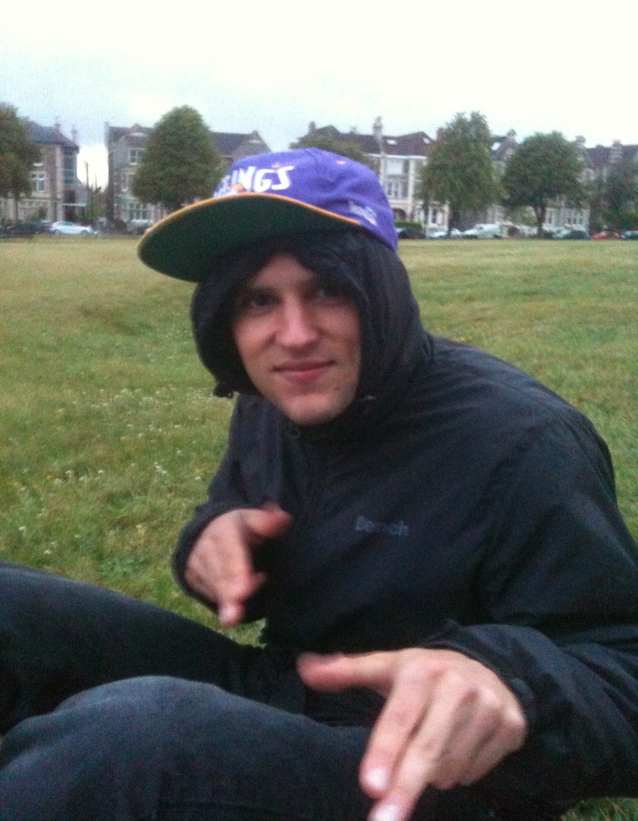
#> input picture image_upload/media/images/IMG_1168_copy.jpg, 1276 x 1642 px (shown at 1/2 size)
$ python -i painting_processor.py   (imports and definitions only)   (older library calls are emulated)
#> lines starting #> are read from the running program, lines starting #| are printed output that depends on the picture
import numpy as np
from skimage import io
from skimage import img_as_float
from skimage import feature
from skimage.exposure import histogram
from skimage.transform import resize
from itertools import chain
from skimage.color import rgb2gray
from skimage.feature import local_binary_pattern

class PaintingProcessor:
    def __init__(self, image_filename):
        self.image = io.imread(image_filename)
#> self.image is the input picture: shape (1642, 1276, 3); mean R, G, B 106, 108.1, 101.5

    def resize_painting(self):
        return resize(self.image, (200, 200))
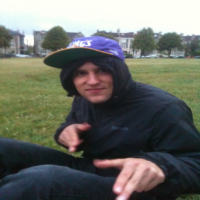
#> returned value: shape (200, 200, 3) float64; mean of channels 0, 1, 2 0.416, 0.424, 0.398; drawn as R, G, B

    # [29 lines left out: functions flatten_pixels, grayscale_hog, daisy, not called in this run]

    def grayscale_histogram(self):
        grayscale_painting = rgb2gray(self.resize_painting())
        return histogram(grayscale_painting, nbins=200)[0]

    def colour_histogram(self):
        result = []
        red_channel_copy = self.resize_painting().copy()
        red_channel_copy[:,:,1:] = 0
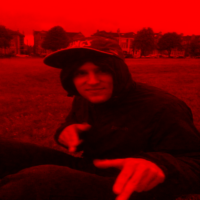
#> red_channel_copy: shape (200, 200, 3) float64; mean of channels 0, 1, 2 0.416, 0, 0; drawn as R, G, B
        result += list(histogram(rgb2gray(red_channel_copy), nbins=200)[0])
#> result = 200 values, max 3940 at index 199, min 6 at index 0, mean 200
        green_channel_copy = self.resize_painting().copy()
        green_channel_copy[:,:,0::2] = 0
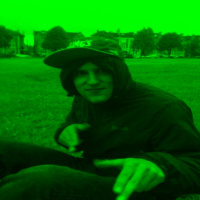
#> green_channel_copy: shape (200, 200, 3) float64; mean of channels 0, 1, 2 0, 0.424, 0; drawn as R, G, B
        result += list(histogram(rgb2gray(green_channel_copy), nbins=200)[0])
#> result = 400 values, max 4995 at index 399, min 1 at index 200, mean 200
        blue_channel_copy = self.resize_painting().copy()
        blue_channel_copy[:,:,:2] = 0
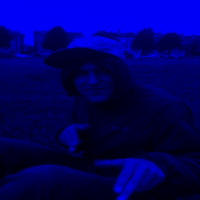
#> blue_channel_copy: shape (200, 200, 3) float64; mean of channels 0, 1, 2 0, 0, 0.398; drawn as R, G, B
        result += list(histogram(rgb2gray(blue_channel_copy), nbins=200)[0])
#> result = 600 values, max 4995 at index 399, min 1 at index 200, mean 200
        return result

    def simple_mean(self):
        return [self.image.mean()]

    # [40 lines left out: functions colour_means, grid_simple_means, grid_colour_means, texture, not called in this run]

>>> result = PaintingProcessor('../../image_upload/media/images/IMG_1168_copy.jpg').colour_histogram()

$ run again, on image_upload/media/images/IMG_4954.JPG
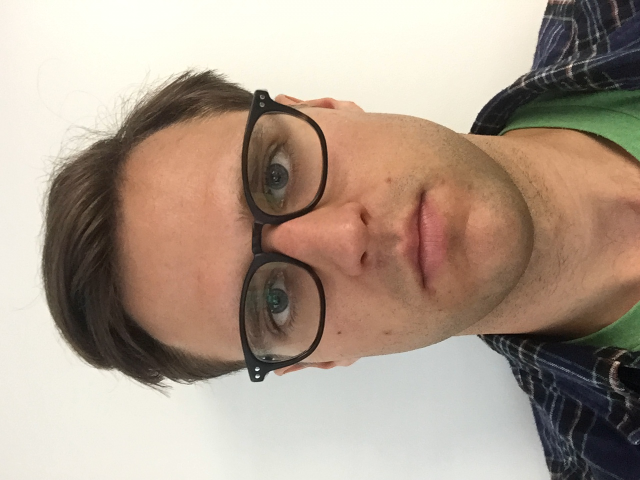
#> input picture image_upload/media/images/IMG_4954.JPG, 1280 x 960 px (shown at 1/2 size)
#> in __init__, self.image is the input picture: shape (960, 1280, 3); mean R, G, B 174, 156.1, 140.8
#> in colour_histogram, `result += list(histogram(rgb2gray(red_channel_copy), nbins=200)[0])`: result = 200 values, max 3804 at index 199, min 4 at index 4, mean 200
#> in colour_histogram, `green_channel_copy[:,:,0::2] = 0`:
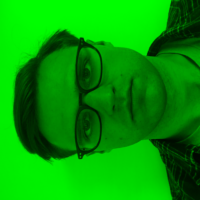
#> green_channel_copy: shape (200, 200, 3) float64; mean of channels 0, 1, 2 0, 0.612, 0; drawn as R, G, B
#> in colour_histogram, `result += list(histogram(rgb2gray(green_channel_copy), nbins=200)[0])`: result = 400 values, max 3804 at index 199, min 4 at index 4, mean 200
#> in colour_histogram, `blue_channel_copy[:,:,:2] = 0`:
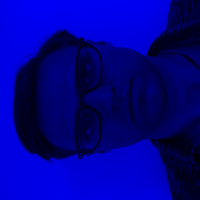
#> blue_channel_copy: shape (200, 200, 3) float64; mean of channels 0, 1, 2 0, 0, 0.552; drawn as R, G, B
#> in colour_histogram, `result += list(histogram(rgb2gray(blue_channel_copy), nbins=200)[0])`: result = 600 values, max 3804 at index 199, min 1 at index 400, mean 200
